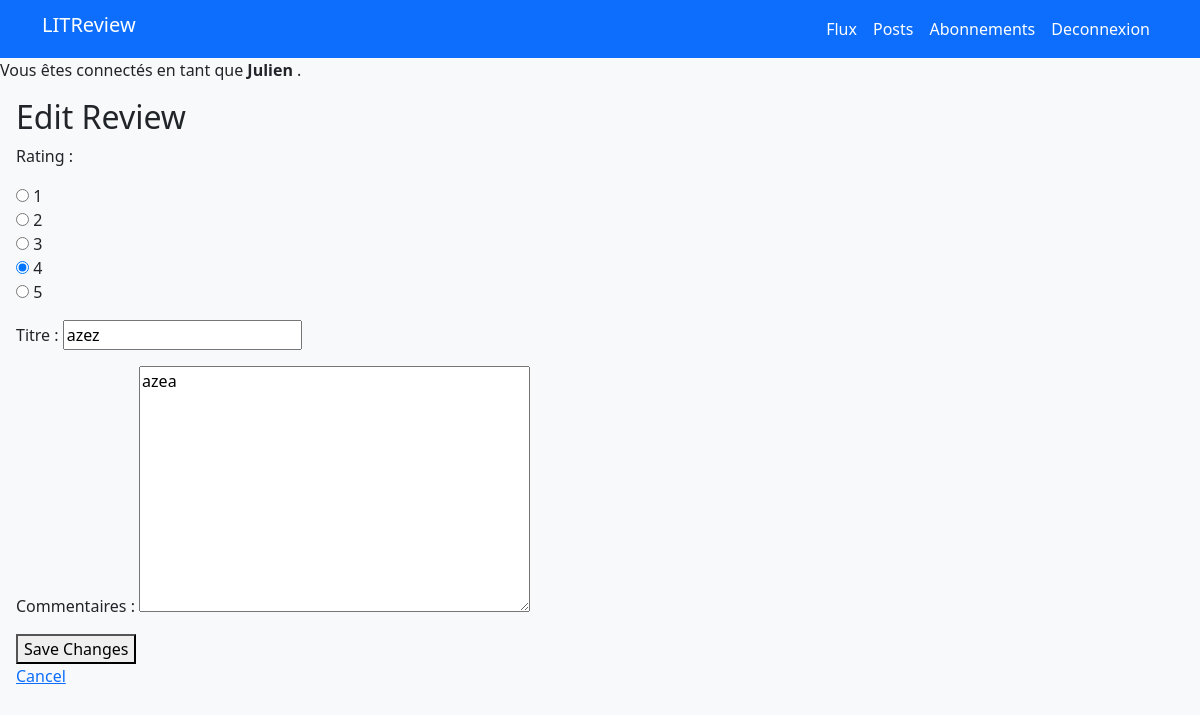
The page /review/18/edit/ (signed in) on the database its author committed.
### blog/models.py (models this page shows, shortened)
class Review(models.Model):
    ticket = models.ForeignKey(Ticket, on_delete=models.CASCADE)
    rating = models.PositiveSmallIntegerField(
        validators=[MinValueValidator(0), MaxValueValidator(5)]
    )
    user = models.ForeignKey(settings.AUTH_USER_MODEL, on_delete=models.CASCADE)
    headline = models.CharField(max_length=128, verbose_name='titre')
    body = models.TextField(max_length=1000, blank=True, verbose_name='commentaires')
    time_created = models.DateTimeField(auto_now_add=True)

### blog/views.py (the view)
# urls.py: path('review/<int:review_id>/edit/', blog.views.review_edit, name='review_edit'),
@login_required
def review_edit(request, review_id):
    review = get_object_or_404(models.Review, id=review_id)
    if request.user != review.user:
        return redirect('posts')
    if request.method == 'POST':
        form = forms.ReviewForm(request.POST, instance=review)
        if form.is_valid():
            form.save()
            return redirect('posts')
    else:
        form = forms.ReviewForm(instance=review)
    return render(request, 'blog/review_edit.html', {'form': form, 'review': review})

### blog/forms.py
class ReviewForm(forms.ModelForm):
    class Meta:
        model = models.Review
        fields = ['rating', 'headline', 'body']
    def __init__(self, *args, **kwargs):
        super().__init__(*args, **kwargs)
        self.fields['rating'].widget = forms.RadioSelect(choices=[(i, str(i)) for i in range(1, 6)])

### blog/templates/blog/review_edit.html (shortened to what this page needs)
{% extends 'base.html' %}
{% block content %}
  <h2>Edit Review</h2>
  <form method="post" enctype="multipart/form-data">
    {{ form.as_p }}
    <button type="submit">Save Changes</button>
  </form>
  <a href="{% url 'posts' %}">Cancel</a>
{% endblock content %}

### templates/base.html (shortened to what this page needs)
{% load static %}
<!DOCTYPE html>
<html lang="fr">
<head>
     <link rel="stylesheet" href="{% static 'styles.css' %}" />
    <link href="https://cdn.jsdelivr.net/npm/bootstrap@5.0.2/dist/css/bootstrap.min.css" rel="stylesheet">
</head>
<body class="bg-light">
<header class=" bg-primary text-white ">
         <nav class="navbar navbar-expand-md navbar-dark bg-primary  ">
             <div class="container  ">
                <h1 class="navbar-brand text-white ">LITReview </h1>
   {% if user.is_authenticated %}
                <div class="collapse navbar-collapse justify-content-end text-white" id="navbarNav">
                 <ul class="navbar-nav">
                     <li class="nav-item"><a class="nav-link text-white" href="{% url 'home' %}">Flux</a> </li>
                     <li class="nav-item"><a class="nav-link text-white" href="{% url 'posts' %}">Posts</a> </li>
                     <li class="nav-item"><a class="nav-link text-white" href="{% url 'subscribe' %}">Abonnements</a> </li>
                     <li class="nav-item"><a class="nav-link text-white " href="{% url 'logout' %}">Deconnexion</a></li>
                 </ul>
                    </div>
                 {% endif %}
             </div>
         </nav>
</header>
    {% if user.is_authenticated %}
<p>Vous êtes connectés en tant que <strong>{{request.user}} </strong>. </p>
    {% endif %}
<main class="m-3">
 {% block content %} {% endblock content %}
</main>
</body>
</html>

### rows shown on the page
Review: rating "☐ 1 ☐ 2 ☐ 3 ☑ 4 ☐ 5", headline "azez", body "azea"

### other values the page prints
{{ request.user }} "Julien"
